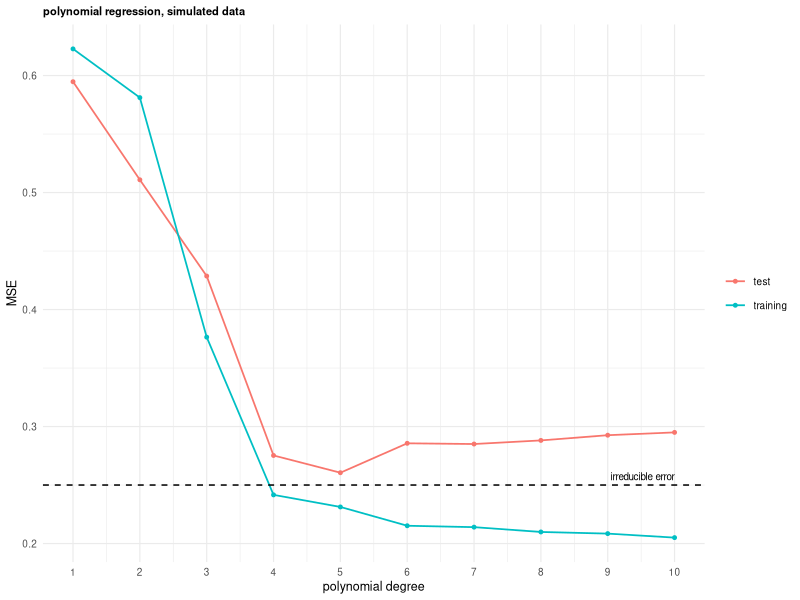
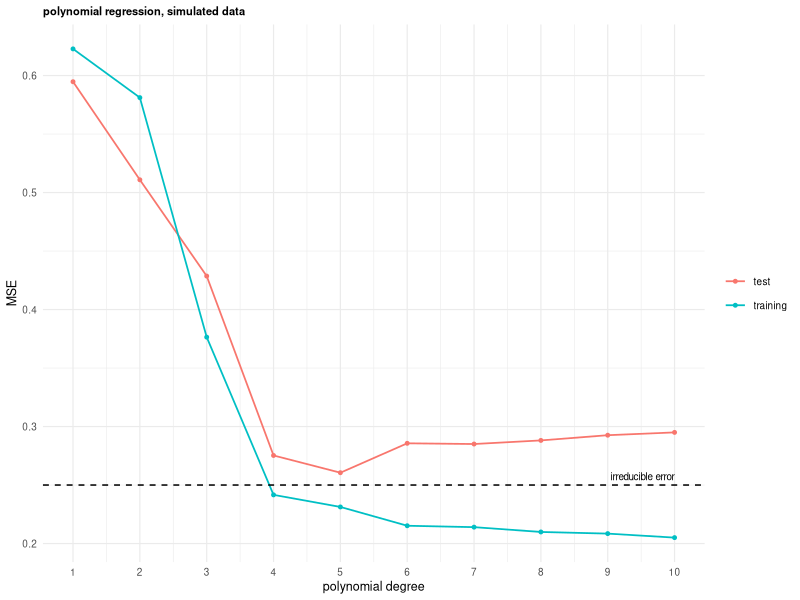

Here is the R script that generated these plots, in order:
library(tidyverse)

theme_set(
    theme_minimal(base_size = 9) +
        theme(
            plot.title = element_text(size = 8, face = "bold"),
            plot.background = element_rect(fill = "transparent", colour = NA),
            panel.background = element_rect(fill = "transparent", colour = NA),
            legend.background = element_rect(fill = "transparent", colour = NA))
)

set.seed(2)
f <- function(x) 3 * exp(-3 * x) * sin(2.5 * pi * x)     # true regression function
n <- 20; sigma <- 0.5
train_df <- tibble(x = seq(0, 1, length.out = n)) |> mutate(y = f(x) + rnorm(n, sd = sigma))
test_df <- tibble(x = runif(1000)) |> mutate(y = f(x) + rnorm(1000, sd = sigma))

err <- map_dfr(1:10, function(d) {
      fit <- lm(y ~ poly(x, d), data = train_df)
      tibble(degree = d, training = mean(resid(fit)^2),
                        test = mean((test_df$y - predict(fit, test_df))^2))
    }) |> pivot_longer(c(training, test), names_to = "set", values_to = "mse")

p <- ggplot(err, aes(degree, mse, colour = set)) +
      geom_line(linewidth = 0.6) +
      geom_point(size = 1) +
      geom_hline(yintercept = sigma^2, linetype = "dashed") +
      annotate("text", x = 10, y = sigma^2, label = "irreducible error", vjust = -0.6, hjust = 1, size = 2.5) +
      scale_x_continuous(breaks = 1:10) +
      labs(title = "polynomial regression, simulated data", x = "polynomial degree", y = "MSE", colour = NULL)

p

ggsave("reg_train_test.pdf", p, width = 3.4, height = 2.75, bg = "transparent")
